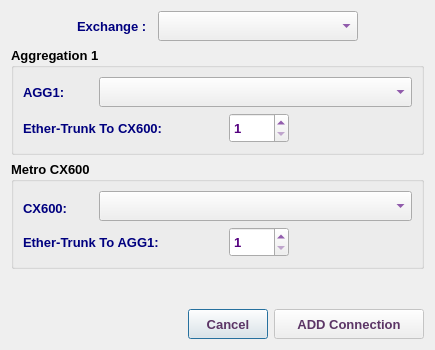
<?xml version="1.0" encoding="UTF-8"?>
<ui version="4.0">
 <class>AddAggCxDialog</class>
 <widget class="QDialog" name="AddAggCxDialog">
  <property name="geometry">
   <rect>
    <x>0</x>
    <y>0</y>
    <width>435</width>
    <height>350</height>
   </rect>
  </property>
  <property name="sizePolicy">
   <sizepolicy hsizetype="Fixed" vsizetype="Fixed">
    <horstretch>0</horstretch>
    <verstretch>0</verstretch>
   </sizepolicy>
  </property>
  <property name="minimumSize">
   <size>
    <width>435</width>
    <height>350</height>
   </size>
  </property>
  <property name="maximumSize">
   <size>
    <width>436</width>
    <height>351</height>
   </size>
  </property>
  <property name="font">
   <font>
    <family>Tahoma</family>
    <pointsize>10</pointsize>
   </font>
  </property>
  <property name="windowTitle">
   <string>Add AGG1-CX600 Connection</string>
  </property>
  <property name="windowIcon">
   <iconset resource="../../../../image.qrc">
    <normaloff>:/Image/add.png</normaloff>:/Image/add.png</iconset>
  </property>
  <layout class="QVBoxLayout" name="verticalLayout_3">
   <item>
    <layout class="QHBoxLayout" name="horizontalLayout">
     <item>
      <spacer name="horizontalSpacer">
       <property name="font">
        <font>
         <family>Tahoma</family>
         <pointsize>10</pointsize>
        </font>
       </property>
       <property name="orientation">
        <enum>Qt::Horizontal</enum>
       </property>
       <property name="sizeHint" stdset="0">
        <size>
         <width>40</width>
         <height>20</height>
        </size>
       </property>
      </spacer>
     </item>
     <item>
      <widget class="QLabel" name="label">
       <property name="minimumSize">
        <size>
         <width>75</width>
         <height>30</height>
        </size>
       </property>
       <property name="maximumSize">
        <size>
         <width>100</width>
         <height>30</height>
        </size>
       </property>
       <property name="font">
        <font>
         <family>Tahoma</family>
         <pointsize>10</pointsize>
         <weight>75</weight>
         <bold>true</bold>
        </font>
       </property>
       <property name="styleSheet">
        <string notr="true">color: rgb(0, 0, 127);</string>
       </property>
       <property name="text">
        <string>Exchange :</string>
       </property>
      </widget>
     </item>
     <item>
      <widget class="QComboBox" name="abbrCB">
       <property name="minimumSize">
        <size>
         <width>200</width>
         <height>30</height>
        </size>
       </property>
       <property name="maximumSize">
        <size>
         <width>16777215</width>
         <height>30</height>
        </size>
       </property>
       <property name="font">
        <font>
         <family>Tahoma</family>
         <pointsize>10</pointsize>
         <weight>75</weight>
         <bold>true</bold>
        </font>
       </property>
       <property name="styleSheet">
        <string notr="true">color: rgb(85, 0, 127);</string>
       </property>
      </widget>
     </item>
     <item>
      <spacer name="horizontalSpacer_2">
       <property name="font">
        <font>
         <family>Tahoma</family>
         <pointsize>10</pointsize>
        </font>
       </property>
       <property name="orientation">
        <enum>Qt::Horizontal</enum>
       </property>
       <property name="sizeHint" stdset="0">
        <size>
         <width>40</width>
         <height>20</height>
        </size>
       </property>
      </spacer>
     </item>
    </layout>
   </item>
   <item>
    <widget class="QGroupBox" name="groupBox">
     <property name="font">
      <font>
       <family>Tahoma</family>
       <pointsize>10</pointsize>
       <weight>75</weight>
       <bold>true</bold>
      </font>
     </property>
     <property name="title">
      <string>Aggregation 1</string>
     </property>
     <layout class="QVBoxLayout" name="verticalLayout">
      <item>
       <layout class="QHBoxLayout" name="horizontalLayout_2">
        <item>
         <widget class="QLabel" name="label_2">
          <property name="minimumSize">
           <size>
            <width>70</width>
            <height>30</height>
           </size>
          </property>
          <property name="maximumSize">
           <size>
            <width>70</width>
            <height>30</height>
           </size>
          </property>
          <property name="font">
           <font>
            <family>Tahoma</family>
            <pointsize>10</pointsize>
            <weight>75</weight>
            <bold>true</bold>
           </font>
          </property>
          <property name="styleSheet">
           <string notr="true">color: rgb(0, 0, 127);</string>
          </property>
          <property name="text">
           <string>AGG1:</string>
          </property>
         </widget>
        </item>
        <item>
         <widget class="QComboBox" name="agg1CB">
          <property name="minimumSize">
           <size>
            <width>300</width>
            <height>30</height>
           </size>
          </property>
          <property name="maximumSize">
           <size>
            <width>16777215</width>
            <height>30</height>
           </size>
          </property>
          <property name="font">
           <font>
            <family>Tahoma</family>
            <pointsize>10</pointsize>
            <weight>75</weight>
            <bold>true</bold>
           </font>
          </property>
          <property name="styleSheet">
           <string notr="true">color: rgb(85, 0, 127);</string>
          </property>
         </widget>
        </item>
       </layout>
      </item>
      <item>
       <layout class="QHBoxLayout" name="horizontalLayout_3">
        <item>
         <widget class="QLabel" name="label_4">
          <property name="minimumSize">
           <size>
            <width>200</width>
            <height>30</height>
           </size>
          </property>
          <property name="maximumSize">
           <size>
            <width>220</width>
            <height>30</height>
           </size>
          </property>
          <property name="font">
           <font>
            <family>Tahoma</family>
            <pointsize>10</pointsize>
            <weight>75</weight>
            <bold>true</bold>
           </font>
          </property>
          <property name="styleSheet">
           <string notr="true">color: rgb(0, 0, 127);</string>
          </property>
          <property name="text">
           <string>Ether-Trunk To CX600:</string>
          </property>
         </widget>
        </item>
        <item>
         <widget class="QSpinBox" name="aggEthSB">
          <property name="minimumSize">
           <size>
            <width>60</width>
            <height>30</height>
           </size>
          </property>
          <property name="maximumSize">
           <size>
            <width>60</width>
            <height>30</height>
           </size>
          </property>
          <property name="font">
           <font>
            <family>Tahoma</family>
            <pointsize>10</pointsize>
            <weight>75</weight>
            <bold>true</bold>
           </font>
          </property>
          <property name="styleSheet">
           <string notr="true">color: rgb(85, 0, 127);</string>
          </property>
          <property name="minimum">
           <number>1</number>
          </property>
          <property name="maximum">
           <number>1000</number>
          </property>
         </widget>
        </item>
        <item>
         <spacer name="horizontalSpacer_5">
          <property name="font">
           <font>
            <family>Tahoma</family>
            <pointsize>10</pointsize>
           </font>
          </property>
          <property name="orientation">
           <enum>Qt::Horizontal</enum>
          </property>
          <property name="sizeHint" stdset="0">
           <size>
            <width>40</width>
            <height>20</height>
           </size>
          </property>
         </spacer>
        </item>
       </layout>
      </item>
     </layout>
    </widget>
   </item>
   <item>
    <widget class="QGroupBox" name="groupBox_2">
     <property name="font">
      <font>
       <family>Tahoma</family>
       <pointsize>10</pointsize>
       <weight>75</weight>
       <bold>true</bold>
      </font>
     </property>
     <property name="title">
      <string>Metro CX600</string>
     </property>
     <layout class="QVBoxLayout" name="verticalLayout_2">
      <item>
       <layout class="QHBoxLayout" name="horizontalLayout_4">
        <item>
         <widget class="QLabel" name="label_3">
          <property name="minimumSize">
           <size>
            <width>70</width>
            <height>30</height>
           </size>
          </property>
          <property name="maximumSize">
           <size>
            <width>60</width>
            <height>25</height>
           </size>
          </property>
          <property name="font">
           <font>
            <family>Tahoma</family>
            <pointsize>10</pointsize>
            <weight>75</weight>
            <bold>true</bold>
           </font>
          </property>
          <property name="styleSheet">
           <string notr="true">color: rgb(0, 0, 127);</string>
          </property>
          <property name="text">
           <string>CX600:</string>
          </property>
         </widget>
        </item>
        <item>
         <widget class="QComboBox" name="cxCB">
          <property name="sizePolicy">
           <sizepolicy hsizetype="Preferred" vsizetype="Preferred">
            <horstretch>0</horstretch>
            <verstretch>0</verstretch>
           </sizepolicy>
          </property>
          <property name="minimumSize">
           <size>
            <width>300</width>
            <height>30</height>
           </size>
          </property>
          <property name="maximumSize">
           <size>
            <width>16777215</width>
            <height>30</height>
           </size>
          </property>
          <property name="font">
           <font>
            <family>Tahoma</family>
            <pointsize>10</pointsize>
            <weight>75</weight>
            <bold>true</bold>
           </font>
          </property>
          <property name="styleSheet">
           <string notr="true">color: rgb(85, 0, 127);</string>
          </property>
         </widget>
        </item>
       </layout>
      </item>
      <item>
       <layout class="QHBoxLayout" name="horizontalLayout_5">
        <item>
         <widget class="QLabel" name="label_5">
          <property name="minimumSize">
           <size>
            <width>200</width>
            <height>30</height>
           </size>
          </property>
          <property name="maximumSize">
           <size>
            <width>220</width>
            <height>30</height>
           </size>
          </property>
          <property name="font">
           <font>
            <family>Tahoma</family>
            <pointsize>10</pointsize>
            <weight>75</weight>
            <bold>true</bold>
           </font>
          </property>
          <property name="styleSheet">
           <string notr="true">color: rgb(0, 0, 127);</string>
          </property>
          <property name="text">
           <string>Ether-Trunk To AGG1:</string>
          </property>
         </widget>
        </item>
        <item>
         <widget class="QSpinBox" name="cxEthSB">
          <property name="minimumSize">
           <size>
            <width>60</width>
            <height>30</height>
           </size>
          </property>
          <property name="maximumSize">
           <size>
            <width>60</width>
            <height>30</height>
           </size>
          </property>
          <property name="font">
           <font>
            <family>Tahoma</family>
            <pointsize>10</pointsize>
            <weight>75</weight>
            <bold>true</bold>
           </font>
          </property>
          <property name="styleSheet">
           <string notr="true">color: rgb(85, 0, 127);</string>
          </property>
          <property name="minimum">
           <number>1</number>
          </property>
          <property name="maximum">
           <number>1000</number>
          </property>
         </widget>
        </item>
        <item>
         <spacer name="horizontalSpacer_3">
          <property name="font">
           <font>
            <family>Tahoma</family>
            <pointsize>10</pointsize>
           </font>
          </property>
          <property name="orientation">
           <enum>Qt::Horizontal</enum>
          </property>
          <property name="sizeHint" stdset="0">
           <size>
            <width>40</width>
            <height>20</height>
           </size>
          </property>
         </spacer>
        </item>
       </layout>
      </item>
     </layout>
    </widget>
   </item>
   <item>
    <spacer name="verticalSpacer">
     <property name="font">
      <font>
       <family>Tahoma</family>
       <pointsize>10</pointsize>
      </font>
     </property>
     <property name="orientation">
      <enum>Qt::Vertical</enum>
     </property>
     <property name="sizeHint" stdset="0">
      <size>
       <width>20</width>
       <height>19</height>
      </size>
     </property>
    </spacer>
   </item>
   <item>
    <layout class="QHBoxLayout" name="horizontalLayout_6">
     <item>
      <spacer name="horizontalSpacer_7">
       <property name="font">
        <font>
         <family>Tahoma</family>
         <pointsize>10</pointsize>
        </font>
       </property>
       <property name="orientation">
        <enum>Qt::Horizontal</enum>
       </property>
       <property name="sizeHint" stdset="0">
        <size>
         <width>40</width>
         <height>20</height>
        </size>
       </property>
      </spacer>
     </item>
     <item>
      <widget class="QPushButton" name="CancelBtn">
       <property name="sizePolicy">
        <sizepolicy hsizetype="Preferred" vsizetype="Preferred">
         <horstretch>0</horstretch>
         <verstretch>0</verstretch>
        </sizepolicy>
       </property>
       <property name="minimumSize">
        <size>
         <width>80</width>
         <height>30</height>
        </size>
       </property>
       <property name="maximumSize">
        <size>
         <width>150</width>
         <height>30</height>
        </size>
       </property>
       <property name="font">
        <font>
         <family>Tahoma</family>
         <pointsize>10</pointsize>
         <weight>75</weight>
         <bold>true</bold>
        </font>
       </property>
       <property name="styleSheet">
        <string notr="true">color: rgb(92, 53, 102);</string>
       </property>
       <property name="text">
        <string>Cancel</string>
       </property>
      </widget>
     </item>
     <item>
      <widget class="QPushButton" name="okBtn">
       <property name="enabled">
        <bool>false</bool>
       </property>
       <property name="sizePolicy">
        <sizepolicy hsizetype="Preferred" vsizetype="Preferred">
         <horstretch>0</horstretch>
         <verstretch>0</verstretch>
        </sizepolicy>
       </property>
       <property name="minimumSize">
        <size>
         <width>150</width>
         <height>30</height>
        </size>
       </property>
       <property name="maximumSize">
        <size>
         <width>200</width>
         <height>30</height>
        </size>
       </property>
       <property name="font">
        <font>
         <family>Tahoma</family>
         <pointsize>10</pointsize>
         <weight>75</weight>
         <bold>true</bold>
        </font>
       </property>
       <property name="styleSheet">
        <string notr="true">color: rgb(92, 53, 102);</string>
       </property>
       <property name="text">
        <string>ADD Connection</string>
       </property>
       <property name="icon">
        <iconset resource="../../../../image.qrc">
         <normaloff>:/Image/add.png</normaloff>:/Image/add.png</iconset>
       </property>
       <property name="iconSize">
        <size>
         <width>20</width>
         <height>20</height>
        </size>
       </property>
      </widget>
     </item>
    </layout>
   </item>
  </layout>
 </widget>
 <tabstops>
  <tabstop>abbrCB</tabstop>
  <tabstop>agg1CB</tabstop>
  <tabstop>aggEthSB</tabstop>
  <tabstop>cxCB</tabstop>
  <tabstop>cxEthSB</tabstop>
  <tabstop>okBtn</tabstop>
  <tabstop>CancelBtn</tabstop>
 </tabstops>
 <resources>
  <include location="../../../../image.qrc"/>
 </resources>
 <connections/>
</ui>
